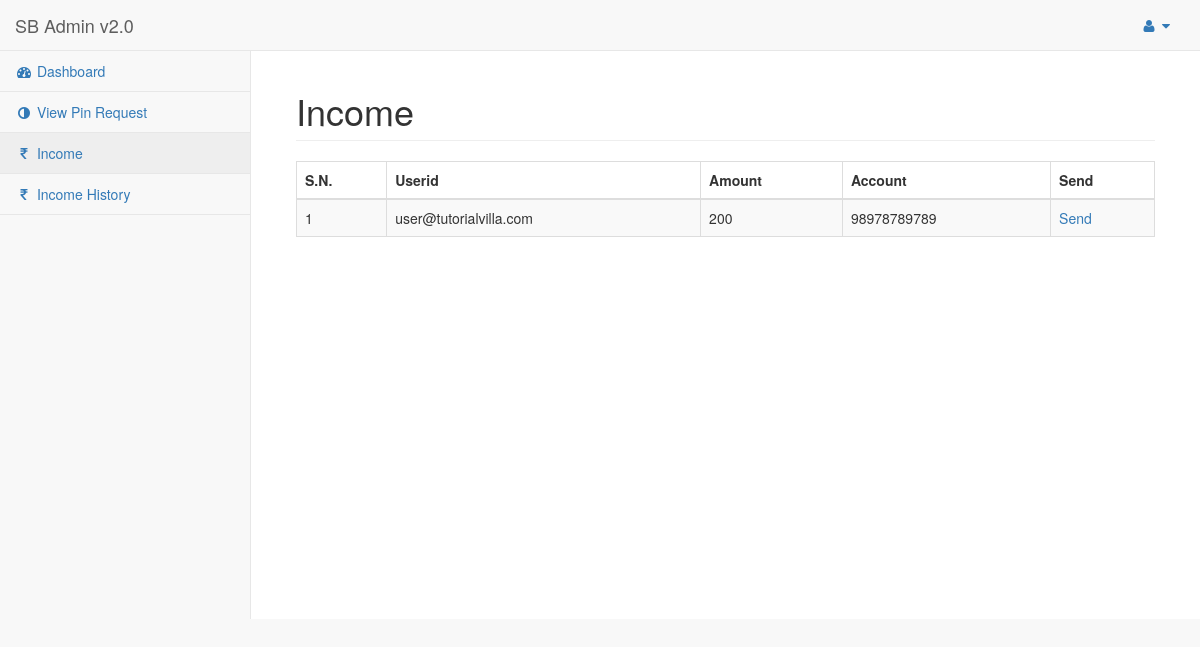
Page /admin/income.php (signed in) on the committed database.
### tables this page shows
CREATE TABLE `income` (
  `id` int(11) NOT NULL,
  `userid` varchar(50) NOT NULL,
  `day_bal` int(11) NOT NULL,
  `current_bal` int(11) NOT NULL,
  `total_bal` int(11) NOT NULL
);

CREATE TABLE `user` (
  `id` int(11) NOT NULL,
  `email` varchar(100) NOT NULL,
  `password` varchar(30) NOT NULL,
  `mobile` varchar(12) NOT NULL,
  `address` text NOT NULL,
  `account` varchar(20) NOT NULL,
  `under_userid` varchar(50) NOT NULL,
  `side` enum('left','right') NOT NULL
);

### admin/income.php (the view, shortened to what this page needs)
<?php
require('php-includes/connect.php');
?>
<!DOCTYPE html>
<html lang="en">
<head>
    <link href="vendor/bootstrap/css/bootstrap.min.css" rel="stylesheet">
    <link href="vendor/metisMenu/metisMenu.min.css" rel="stylesheet">
    <link href="dist/css/sb-admin-2.css" rel="stylesheet">
    <link href="vendor/font-awesome/css/font-awesome.min.css" rel="stylesheet" type="text/css">
</head>
<body>
    <div id="wrapper">
        <?php include('php-includes/menu.php'); ?>
        <div id="page-wrapper">
            <div class="container-fluid">
                <div class="row">
                    <div class="col-lg-12">
                        <h1 class="page-header">Income</h1>
                    </div>
                </div>
                <div class="row">
                	<div class="col-lg-12">
                    	<div class="table-responsive">
                        	<table class="table table-bordered table-striped">
                            	<thead>
                                	<tr>
                                    	<th>S.N.</th>
                                        <th>Userid</th>
                                        <th>Amount</th>
                                        <th>Account</th>
                                        <th>Send</th>
                                    </tr>
                                </thead>
                                <tbody>
								<?php
                                	$query = mysqli_query($con,"select * from income where current_bal>=100");
									if(mysqli_num_rows($query)>0){
										$i=1;
										while($row=mysqli_fetch_array($query)){
											$userid = $row['userid'];
											$amount = $row['current_bal'];
											$query_user = mysqli_query($con,"select * from user where email='$userid'");
											$result = mysqli_fetch_array($query_user);
											$account = $result['account'];
										?>
                                        	<tr>
                                            	<td><?php echo $i; ?></td>
                                                <td><?php echo $userid; ?></td>
                                                <td><?php echo $amount; ?></td>
                                                <td><?php echo $account; ?></td>
                                                <td><a href="income.php?<?php echo 'userid='.$userid.'&amount='.$amount ?>">Send</a></td>
                                            </tr>
                                        <?php
											$i++;
										}
									}
									else{
									?>
                                    	<tr>
                                        	<td colspan="5">No user exist</td>
                                        </tr>
                                    <?php
									}
                                ?>
                                </tbody>
                            </table>
                        </div>
                    </div>
                </div>
            </div>
        </div>
    </div>
</body>
</html>

### rows in the picture
income: userid "user@tutorialvilla.com", current_bal "200", user.account "98978789789"
